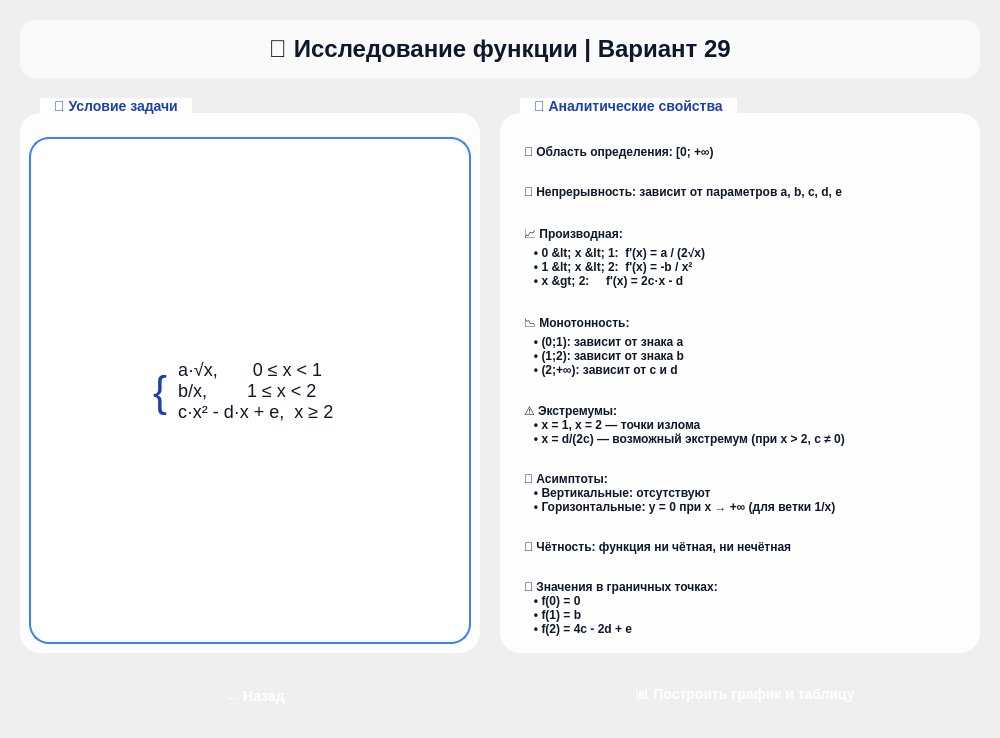
<?xml version="1.0" encoding="UTF-8"?>
<ui version="4.0">
 <class>FormSolve</class>
 <widget class="QWidget" name="FormSolve">
  <property name="geometry">
   <rect>
    <x>0</x>
    <y>0</y>
    <width>1000</width>
    <height>650</height>
   </rect>
  </property>
  <property name="windowTitle">
   <string>Исследование функции - Вариант 29</string>
  </property>
  <property name="styleSheet">
   <string notr="true">
    QWidget {
        background: qlineargradient(x1:0, y1:0, x2:1, y2:1,
                                    stop:0 #f0f4f8,
                                    stop:1 #e2e8f0);
        font-family: 'Segoe UI', sans-serif;
        color: #0f172a;
    }

    QLabel#titleLabel {
        color: #0f172a;
        font-size: 24px;
        font-weight: 700;
        padding: 15px;
        background: rgba(255,255,255,0.7);
        border-radius: 15px;
    }

    QGroupBox {
        font-weight: 600;
        font-size: 14px;
        color: #0f172a;
        border: none;
        background: rgba(255,255,255,0.85);
        border-radius: 20px;
        margin-top: 15px;
        padding-top: 15px;
    }
    QGroupBox::title {
        subcontrol-origin: margin;
        left: 20px;
        top: 0px;
        padding: 0 12px;
        background: #ffffff;
        border-radius: 20px;
        color: #1e40af;
        font-size: 15px;
    }

    QLabel {
        color: #0f172a;
    }

    QPushButton {
        background: qlineargradient(x1:0, y1:0, x2:0, y2:1,
                                    stop:0 #3b82f6,
                                    stop:1 #2563eb);
        color: white;
        border: none;
        border-radius: 40px;
        padding: 10px 24px;
        font-size: 14px;
        font-weight: 600;
    }
    QPushButton:hover {
        background: qlineargradient(x1:0, y1:0, x2:0, y2:1,
                                    stop:0 #2563eb,
                                    stop:1 #1d4ed8);
    }
    QPushButton#backButton {
        background: qlineargradient(x1:0, y1:0, x2:0, y2:1,
                                    stop:0 #94a3b8,
                                    stop:1 #64748b);
    }
   </string>
  </property>
  <layout class="QVBoxLayout" name="mainLayout">
   <property name="spacing">
    <number>20</number>
   </property>
   <property name="leftMargin">
    <number>20</number>
   </property>
   <property name="topMargin">
    <number>20</number>
   </property>
   <property name="rightMargin">
    <number>20</number>
   </property>
   <property name="bottomMargin">
    <number>20</number>
   </property>
   <item>
    <widget class="QLabel" name="titleLabel">
     <property name="text">
      <string>🧠 Исследование функции | Вариант 29</string>
     </property>
     <property name="alignment">
      <set>Qt::AlignCenter</set>
     </property>
    </widget>
   </item>
   <item>
    <layout class="QHBoxLayout" name="contentLayout">
     <property name="spacing">
      <number>20</number>
     </property>
     <item>
      <widget class="QGroupBox" name="taskGroup">
       <property name="title">
        <string>📌 Условие задачи</string>
       </property>
       <property name="minimumSize">
        <size>
         <width>450</width>
         <height>0</height>
        </size>
       </property>
       <layout class="QVBoxLayout" name="taskLayout">
        <item>
         <widget class="QLabel" name="systemLabel">
          <property name="text">
           <string>&lt;html&gt;&lt;head/&gt;&lt;body&gt;
&lt;div align=&quot;center&quot;&gt;
&lt;table style=&quot;font-family: 'Times New Roman', 'Consolas', serif; font-size: 18px; border-collapse: collapse; color: #0f172a;&quot;&gt;
&lt;tr&gt;
    &lt;td style=&quot;font-size: 42px; vertical-align: middle; color: #1e40af;&quot;&gt;{&lt;/td&gt;
    &lt;td style=&quot;padding: 8px; text-align: left; color: #0f172a;&quot;&gt;
        a·√x, &amp;nbsp;&amp;nbsp;&amp;nbsp;&amp;nbsp;&amp;nbsp;&amp;nbsp;0 ≤ x &amp;lt; 1&lt;br&gt;
        b/x, &amp;nbsp;&amp;nbsp;&amp;nbsp;&amp;nbsp;&amp;nbsp;&amp;nbsp;&amp;nbsp;1 ≤ x &amp;lt; 2&lt;br&gt;
        c·x² - d·x + e, &amp;nbsp;x ≥ 2
    &lt;/td&gt;
&lt;/tr&gt;
&lt;/table&gt;
&lt;/div&gt;
&lt;/body&gt;&lt;/html&gt;</string>
          </property>
          <property name="alignment">
           <set>Qt::AlignCenter</set>
          </property>
          <property name="styleSheet">
           <string>background: #ffffff; border-radius: 20px; padding: 25px; border: 2px solid #3b82f6; color: #0f172a;</string>
          </property>
         </widget>
        </item>
       </layout>
      </widget>
     </item>
     <item>
      <widget class="QGroupBox" name="researchGroup">
       <property name="title">
        <string>🔬 Аналитические свойства</string>
       </property>
       <property name="minimumSize">
        <size>
         <width>480</width>
         <height>0</height>
        </size>
       </property>
       <layout class="QVBoxLayout" name="researchLayout">
        <property name="spacing">
         <number>10</number>
        </property>
        <item>
         <widget class="QLabel" name="domainLabel">
          <property name="text">
           <string>📌 Область определения: [0; +∞)</string>
          </property>
          <property name="styleSheet">
           <string>background: rgba(255,255,255,0.7); border-radius: 12px; padding: 8px 12px; font-weight: 500; color: #0f172a;</string>
          </property>
         </widget>
        </item>
        <item>
         <widget class="QLabel" name="continuityLabel">
          <property name="text">
           <string>🔗 Непрерывность: зависит от параметров a, b, c, d, e</string>
          </property>
          <property name="styleSheet">
           <string>background: rgba(255,255,255,0.7); border-radius: 12px; padding: 8px 12px; font-weight: 500; color: #0f172a;</string>
          </property>
         </widget>
        </item>
        <item>
         <widget class="QLabel" name="derivativeLabel">
          <property name="text">
           <string>📈 Производная:
   • 0 &lt; x &lt; 1:  f'(x) = a / (2√x)
   • 1 &lt; x &lt; 2:  f'(x) = -b / x²
   • x &gt; 2:     f'(x) = 2c·x - d</string>
          </property>
          <property name="styleSheet">
           <string>background: rgba(255,255,255,0.7); border-radius: 12px; padding: 8px 12px; font-weight: 500; font-family: 'Consolas', monospace; color: #0f172a;</string>
          </property>
         </widget>
        </item>
        <item>
         <widget class="QLabel" name="monotonicityLabel">
          <property name="text">
           <string>📉 Монотонность:
   • (0;1): зависит от знака a
   • (1;2): зависит от знака b
   • (2;+∞): зависит от c и d</string>
          </property>
          <property name="styleSheet">
           <string>background: rgba(255,255,255,0.7); border-radius: 12px; padding: 8px 12px; font-weight: 500; color: #0f172a;</string>
          </property>
         </widget>
        </item>
        <item>
         <widget class="QLabel" name="extremumLabel">
          <property name="text">
           <string>⚠️ Экстремумы:
   • x = 1, x = 2 — точки излома
   • x = d/(2c) — возможный экстремум (при x &gt; 2, c ≠ 0)</string>
          </property>
          <property name="styleSheet">
           <string>background: rgba(255,255,255,0.7); border-radius: 12px; padding: 8px 12px; font-weight: 500; color: #0f172a;</string>
          </property>
         </widget>
        </item>
        <item>
         <widget class="QLabel" name="asymptotesLabel">
          <property name="text">
           <string>📏 Асимптоты:
   • Вертикальные: отсутствуют
   • Горизонтальные: y = 0 при x → +∞ (для ветки 1/x)</string>
          </property>
          <property name="styleSheet">
           <string>background: rgba(255,255,255,0.7); border-radius: 12px; padding: 8px 12px; font-weight: 500; color: #0f172a;</string>
          </property>
         </widget>
        </item>
        <item>
         <widget class="QLabel" name="parityLabel">
          <property name="text">
           <string>🔄 Чётность: функция ни чётная, ни нечётная</string>
          </property>
          <property name="styleSheet">
           <string>background: rgba(255,255,255,0.7); border-radius: 12px; padding: 8px 12px; font-weight: 500; color: #0f172a;</string>
          </property>
         </widget>
        </item>
        <item>
         <widget class="QLabel" name="boundaryLabel">
          <property name="text">
           <string>🎯 Значения в граничных точках:
   • f(0) = 0
   • f(1) = b
   • f(2) = 4c - 2d + e</string>
          </property>
          <property name="styleSheet">
           <string>background: rgba(255,255,255,0.7); border-radius: 12px; padding: 8px 12px; font-weight: 500; color: #0f172a;</string>
          </property>
         </widget>
        </item>
       </layout>
      </widget>
     </item>
    </layout>
   </item>
   <item>
    <layout class="QHBoxLayout" name="buttonLayout">
     <property name="spacing">
      <number>20</number>
     </property>
     <item>
      <widget class="QPushButton" name="backButton">
       <property name="minimumSize">
        <size>
         <width>140</width>
         <height>45</height>
        </size>
       </property>
       <property name="text">
        <string>← Назад</string>
       </property>
       <property name="cursor">
        <cursorShape>PointingHandCursor</cursorShape>
       </property>
      </widget>
     </item>
     <item>
      <widget class="QPushButton" name="calculateButton">
       <property name="minimumSize">
        <size>
         <width>260</width>
         <height>45</height>
        </size>
       </property>
       <property name="text">
        <string>📊 Построить график и таблицу</string>
       </property>
       <property name="cursor">
        <cursorShape>PointingHandCursor</cursorShape>
       </property>
      </widget>
     </item>
    </layout>
   </item>
  </layout>
 </widget>
</ui>
